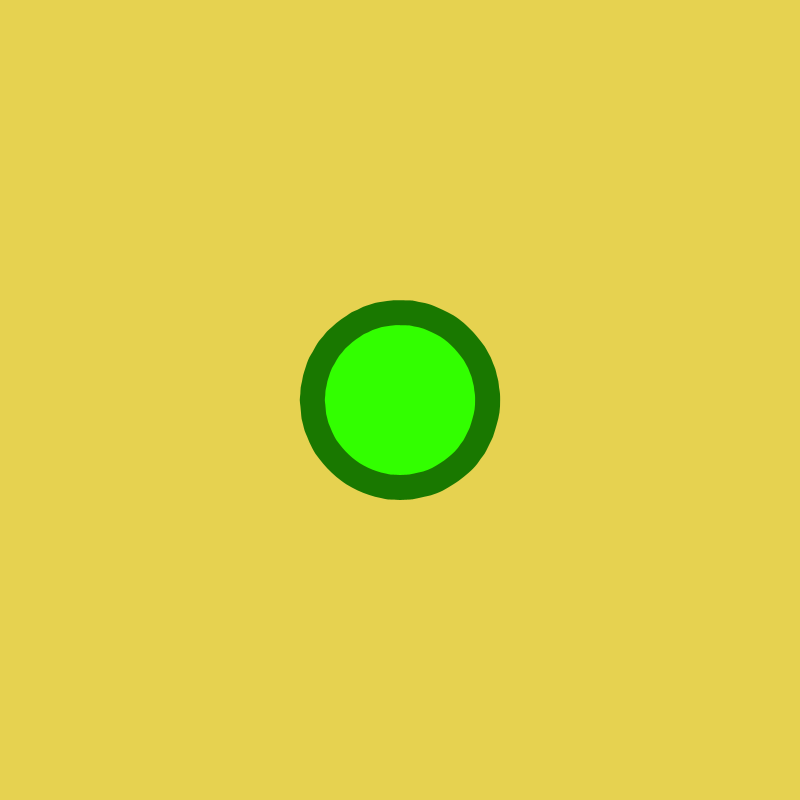
Frame 1 (no input)
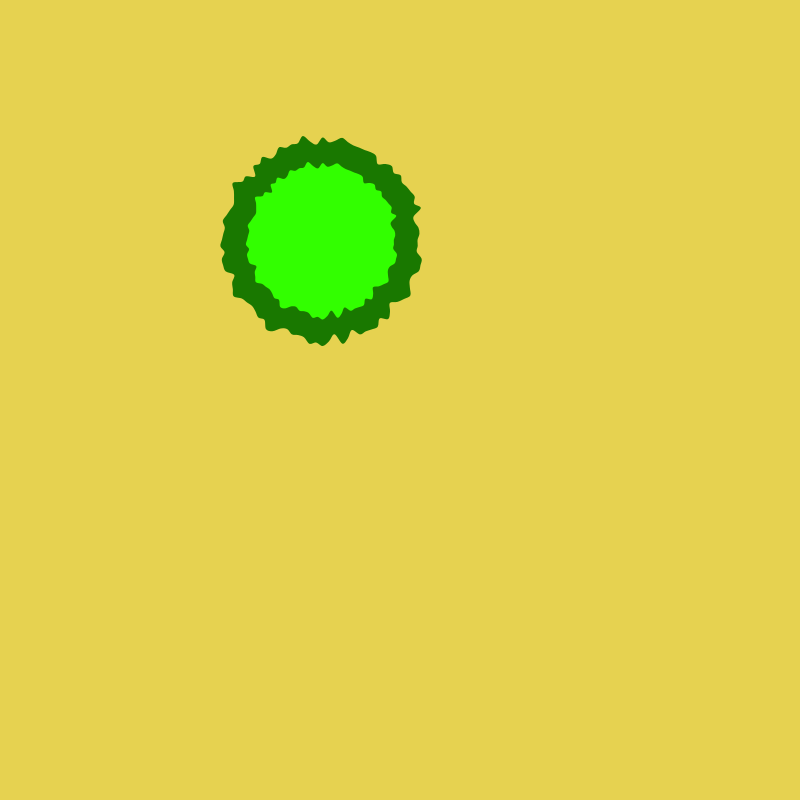
Frame 60 (the mouse pressed at the canvas centre just before this capture)
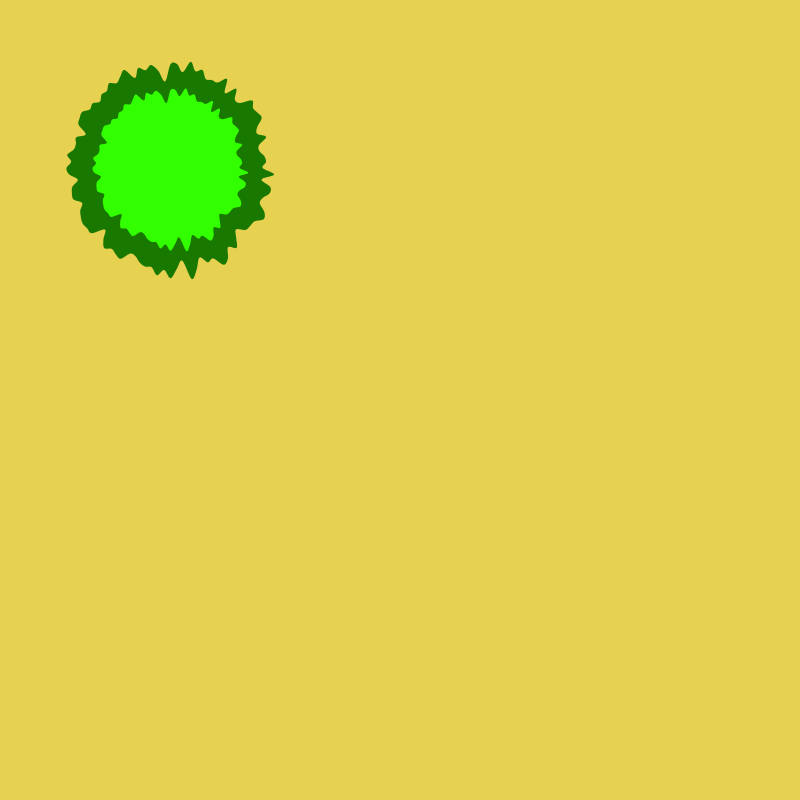
Frame 120 (the mouse held since frame 60 and released just before this capture)

The Processing sketch that drew these frames (run headless with seeded random() and noise(); from frame 60 on, the mouse is pressed at the canvas centre):

// Processing sketch: processing_106141
// ── processing_106141.pde

/*
"Living Object" created by Adiel Fernandez

Lonely, mouse-hunting microbe that becomes stressed when not in pressence of the cursor.

*/

int initRad = 100;
int skinPoints = 100;
float amplitude = 0.25;
float frequency = 2*PI;
int flowerFactor = 2;

int circleFadeCounter = 0;

PVector mousePos;
PVector mouseGrav;
PVector pos;
float xPos;
float yPos;

PVector speed;
float xSpeed;
float ySpeed;

float angle;


float[] phase = new float[skinPoints];

PVector[] skinPos = new PVector[skinPoints];
PVector[] circlePos = new PVector[skinPoints];
PVector[] difference = new PVector[skinPoints];

boolean inPhase = false;
boolean justEntered = false;

//----------------------------------------SETUP----------------------------------------

void setup(){
  size(800, 800);
  cursor(CROSS);
  
  pos = new PVector(width/2, height/2);
  speed = new PVector(random(-2,2), random(-2,2));
  
  //load phase array and initialize difference array
  for(int i = 0; i < skinPoints; i++){
    phase[i] = PI*sin(2*PI*i*random(10000));
    difference[i] = new PVector(0.0, 0.0);
  }
  
  
  //load skinPos with XY coordinates
  for(int i = 0; i < skinPoints; i++){
    
    //place on diagonal line
    //skinPos[i] = new PVector(i*width/skinPoints, i* height/skinPoints); 
    //Place at random
    //skinPos[i] = new PVector(random(width), random(height));
    //place on circle
    float theta = map(i, 0, skinPoints, 0.0, 2*PI);

    //Code for polar flower
    //float r = initRad*cos(flowerFactor*theta); 
    //skinPos[i] = new PVector(r*cos(theta), r* -sin(theta));
    
    //code for perfect circle
    skinPos[i] = new PVector(initRad*cos(theta), initRad* -sin(theta));
    circlePos[i] = new PVector(initRad*cos(theta), initRad* -sin(theta));
    
  }
  
  
  
}

//----------------------------------------DRAW----------------------------------------

void draw(){
  background(230, 210, 80);
  //update mouse info into PVector
  mousePos = new PVector(mouseX, mouseY);
  
  //Update Points
  for(int i = 0; i < skinPoints; i++){
    
    
    
    //randomize vector directions
    //skinPos[i].rotate(random(-2*PI/800, 2*PI/800));

    if(inPhase){    
      //all points in phase
      float sine = amplitude*sin(frequency*millis()/1000.0);
      skinPos[i].setMag(skinPos[i].mag() + sine);
    } else {
      //using phase array
      float sine = amplitude*sin(frequency*millis()/1000.0 + phase[i]);
      phase[i] = phase[i] + random(-PI/8, PI/8);
      skinPos[i].setMag(skinPos[i].mag() + sine);
    }
    
    //add oscillations to magnitude

    
    
    
  }
  
  
  
  
  //drawPoints
  fill(25, 120, 0);
  noStroke();
//  stroke(280, 0, 0);
  strokeWeight(0);
  drawShape(pos.x, pos.y, angle, 1.0);
  
  
//  stroke(0, 255, 0);
  strokeWeight(0);  
  fill(50, 255, 0);
  drawShape(pos.x, pos.y, angle, 0.75);    



  //------------------------------Mouse Interaction------------------------------
  
  if(dist(mouseX, mouseY, pos.x, pos.y) < initRad){
    
    inPhase = true;
    for(int i = 0; i < skinPoints; i++){        
          skinPos[i] = PVector.lerp(skinPos[i], circlePos[i], 0.1);
    }
    
  } else {
    inPhase = false;
    justEntered = false;
  }
  
  //movement and bouncing
  pos.x += speed.x;
  pos.y += speed.y;
  
  if(pos.x < initRad || pos.x > width - initRad){
    speed.x *= -1;
  }
  if(pos.y < initRad || pos.y > height - initRad){
    speed.y *= -1;
  }  
  
  //rotation
  float sine = sin(millis()/2000.0);
  //angle = map(sine,-1, 1, -PI, PI);
  
  
  //gravity toward mouse
//  if(dist(mouseX, mouseY, pos.x, pos.y) < 00){
//    float theta = atan2(pos.y - mouseY, pos.x - mouseX);
//    speed.rotate(theta/20);
    
    //calculate vector between position and mouse
    mouseGrav = PVector.sub(mousePos, pos);
    
    //add small amount of gravity vector to speed
    speed = PVector.add(PVector.div(mouseGrav,6000), speed);
    
    //slow speed down when close to mouse
    if(dist(mouseX, mouseY, pos.x, pos.y) < 150){
      speed = PVector.mult(speed, 0.98);
      
      
  //  }
  }
  
  
}



//----------------------------------------FUNCTIONS----------------------------------------

void drawShape(float x, float y, float ang, float s){
  pushMatrix();
    translate(x, y);
    scale(s);
    rotate(ang);
    beginShape();
    for(int i = 0; i < skinPoints; i++){
      curveVertex(skinPos[i].x, skinPos[i].y);
    }
    curveVertex(skinPos[0].x, skinPos[0].y);
    curveVertex(skinPos[1].x, skinPos[1].y);
    curveVertex(skinPos[2].x, skinPos[2].y);
    curveVertex(skinPos[1].x, skinPos[1].y);
    endShape(CLOSE);
  popMatrix();
}


//void reloadCircle(){
//  for(int i = 0; i < skinPoints; i++){
//      float theta = map(i, 0, skinPoints, 0.0, 2*PI);
//      skinPos[i] = new PVector(initRad*cos(theta), initRad* -sin(theta));
//  } 
//}
